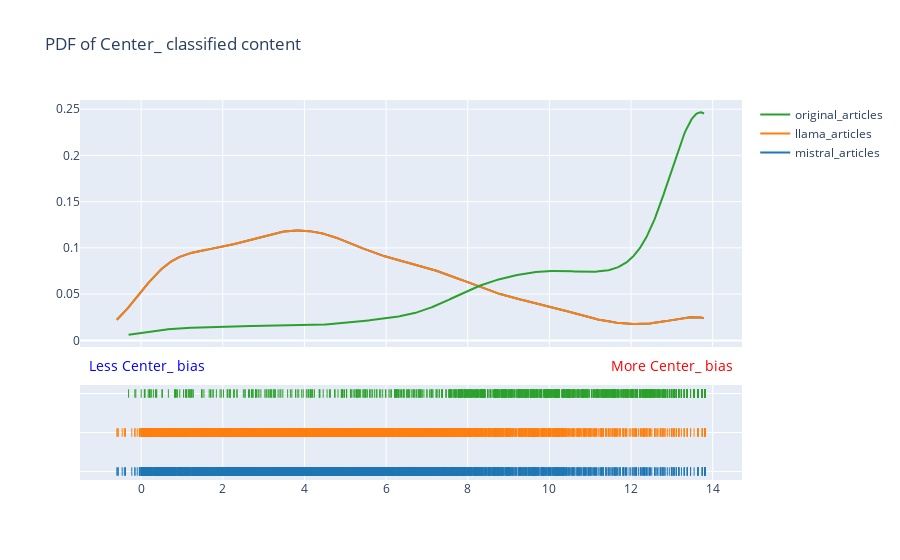

Notebook code cell kept with this figure:
### Code cell
figures2[0]

### Figure 1 — Plotly figure (JSON) as saved in the notebook; plotly's stock layout.template omitted (floating-point values rounded to 4 significant figures; data arrays with more than 128 entries replaced by an {"elided": "..."} marker saying what was removed)
{"data": [{"legendgroup": "mistral_articles", "marker": {"color": "rgb(31, 119, 180)"}, "mode": "lines", "name": "mistral_articles", "showlegend": true, "type": "scatter", "x": {"elided": "500 float values"}, "xaxis": "x", "y": {"elided": "500 float values"}, "yaxis": "y"}, {"legendgroup": "llama_articles", "marker": {"color": "rgb(255, 127, 14)"}, "mode": "lines", "name": "llama_articles", "showlegend": true, "type": "scatter", "x": {"elided": "500 float values"}, "xaxis": "x", "y": {"elided": "500 float values"}, "yaxis": "y"}, {"legendgroup": "original_articles", "marker": {"color": "rgb(44, 160, 44)"}, "mode": "lines", "name": "original_articles", "showlegend": true, "type": "scatter", "x": {"elided": "500 float values"}, "xaxis": "x", "y": {"elided": "500 float values"}, "yaxis": "y"}, {"legendgroup": "mistral_articles", "marker": {"color": "rgb(31, 119, 180)", "symbol": "line-ns-open"}, "mode": "markers", "name": "mistral_articles", "showlegend": false, "type": "scatter", "x": {"elided": "3254 float values"}, "xaxis": "x", "y": {"elided": "3254 str values"}, "yaxis": "y2"}, {"legendgroup": "llama_articles", "marker": {"color": "rgb(255, 127, 14)", "symbol": "line-ns-open"}, "mode": "markers", "name": "llama_articles", "showlegend": false, "type": "scatter", "x": {"elided": "3254 float values"}, "xaxis": "x", "y": {"elided": "3254 str values"}, "yaxis": "y2"}, {"legendgroup": "original_articles", "marker": {"color": "rgb(44, 160, 44)", "symbol": "line-ns-open"}, "mode": "markers", "name": "original_articles", "showlegend": false, "type": "scatter", "x": {"elided": "1607 float values"}, "xaxis": "x", "y": {"elided": "1607 str values"}, "yaxis": "y2"}], "layout": {"annotations": [{"font": {"color": "blue", "size": 14}, "showarrow": false, "text": "Less Center_ bias ", "x": 0.01, "xref": "paper", "y": 0.27, "yref": "paper"}, {"font": {"color": "red", "size": 14}, "showarrow": false, "text": "More Center_ bias", "x": 0.99, "xref": "paper", "y": 0.27, "yref": "paper"}], "barmode": "overlay", "hovermode": "closest", "legend": {"traceorder": "reversed"}, "title": {"text": "PDF of Center_ classified content"}, "xaxis": {"anchor": "y2", "domain": [0, 1], "zeroline": false}, "yaxis": {"anchor": "free", "domain": [0.35, 1], "position": 0}, "yaxis2": {"anchor": "x", "domain": [0, 0.25], "dtick": 1, "showticklabels": false}}}
